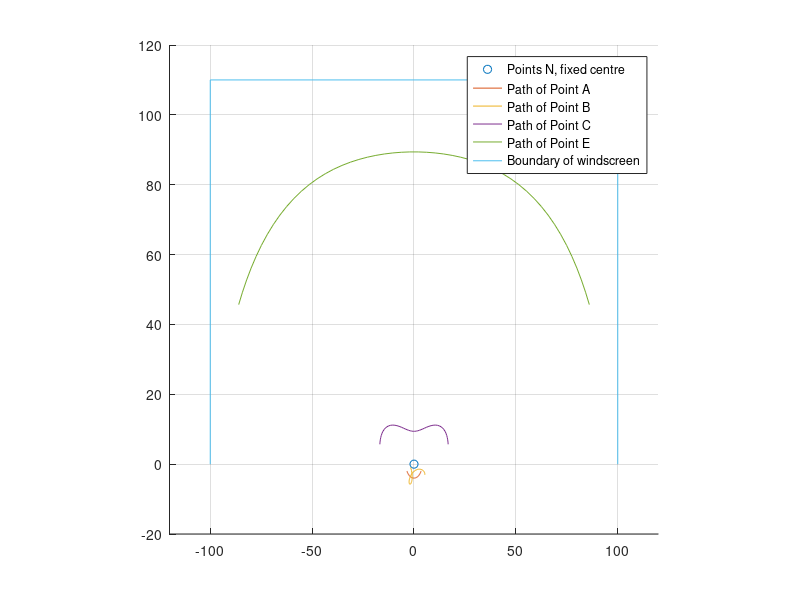
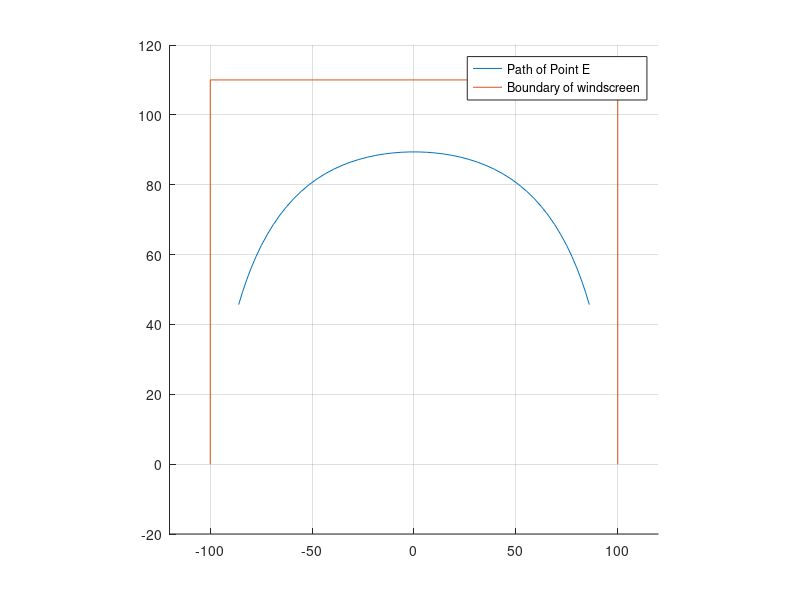

Recreate these plots in MATLAB, in order.
%%SIMULATION OF BOSCH WIPER MECHNISM

close all;
clear


%%setup
omega_9 = 0.5;
omega_5 = 1;
ab = 2.1
bc = 15.5
an = 4
ce = 80
z9 = 20     %pinion
z0 = 90     %housing

%%Important angles
beta_1 = pi()/3;
alpha_1 = pi()/3;

%defining angles
beta_1 = linspace(-pi()/3, pi()/3, 50);
alpha_1 = linspace(pi() - ((z0/z9)*pi()/3), pi() + ((z0/z9)*pi()/3), 50);

%point n fixes @ 0,0
xn = 0;
yn = 0;

%%Kinematics

a_centre_x = xn - an*sin(beta_1);
a_centre_y = yn - an*cos(beta_1);

xa = xn - an*sin(beta_1) + 1.9*sin(alpha_1);
ya = yn - an*cos(beta_1) + 1.9*cos(alpha_1);

xb = a_centre_x + ab*cos((- beta_1 + alpha_1));
yb = a_centre_y + ab*sin((- beta_1 + alpha_1));

%USE SIN RULE TO CALCULATE SIGMA

sigma = asin((sin(alpha_1)*ab)/bc);

xc = a_centre_x + ab*sin(alpha_1 - beta_1) - bc*sin(sigma + beta_1);
yc = a_centre_y + ab*cos(alpha_1 - beta_1) + bc*cos(sigma + beta_1);


%-beta as beta defined in the other direction
ex = xc + ce*sin(-beta_1);

ey = yc + ce*cos(-beta_1);

%%PLOTTING

figure(1);
hold on;
grid on;

pbaspect([1 1 1]);


axis([-120 120 -20 120]);


  

plot(xn ,yn, 'o');
plot(a_centre_x, a_centre_y);
%plot(xa,ya);        %arc
%plot(xb(1), yb(1) , 'o');    %circle (oval)
plot(xb,yb);
plot(xc, yc);      %line atm
plot(ex,ey)  %arc,


bounds_of_screen = [-100 -100 100 100; 0 110 110 0];
plot(bounds_of_screen(1,:), bounds_of_screen(2,:));
legend("Points N, fixed centre","Path of Point A","Path of Point B","Path of Point C","Path of Point E","Boundary of windscreen")

%figure 2 with just point e
figure(2)
hold on;
grid on;

pbaspect([1 1 1]);

axis([-120 120 -20 120]);
plot(ex,ey)  %arc,

bounds_of_screen = [-100 -100 100 100; 0 110 110 0];
plot(bounds_of_screen(1,:), bounds_of_screen(2,:));
legend("Path of Point E","Boundary of windscreen")
